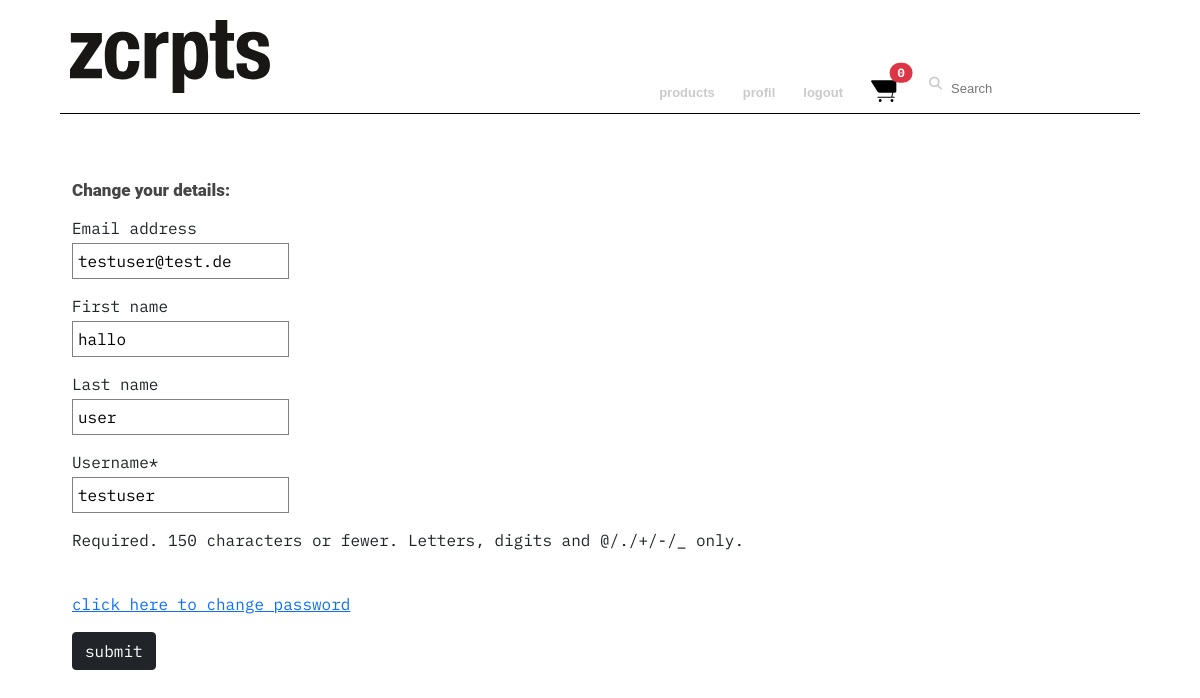
The app's page /useradmin/show/2/edit/ (signed in) with its own data.
### Useradmin/models.py (models this page shows, shortened)
class MyUser(AbstractUser):
    profile_picture = models.ImageField(upload_to='profile_pictures/', blank=True, null=True)
    is_manager = models.BooleanField(default=False)
    def count_shopping_cart_items(self):
        count = 0
        if self.is_authenticated:
            shopping_carts = Cart.objects.filter(myuser=self)
            if shopping_carts:
                shopping_cart = shopping_carts.first()
                count = shopping_cart.get_number_of_items()
        return count

### Useradmin/views.py (the view)
# urls.py: path('show/<int:pk>/edit/', views.update_user, name='change-user-detail'),
def update_user(request, **kwargs):
    myuser_id = kwargs['pk']
    current_user = MyUser.objects.get(id=myuser_id)
    if request.method == 'POST':
        userForm = EditProfileForm(request.POST, instance=current_user)
        userForm.instance.user = current_user
        if userForm.is_valid():
            userForm.save()
        else:
            pass
            print(userForm.errors)
        return redirect('home')
    else:  # request.method == 'GET'
        print("I am in GET")
        userForm = EditProfileForm(instance=current_user)
        context = {'form': userForm}
        return render(request, 'change-user-detail.html', context)

### Useradmin/forms.py
class EditProfileForm(UserChangeForm):
    password = None
    class Meta:
        model = MyUser
        fields = (
            'email',
            'first_name',
            'last_name',
            'username',
        )

### Useradmin/templates/change-user-detail.html (shortened to what this page needs)
{% extends 'base.html' %}
{% load static %}
{% block css %}
    <link rel="stylesheet" type="text/css" href="{% static 'css/home_style.css' %}">
{% endblock %}
{% block content %}
     <div class="container-fluid p-container" style="margin-bottom: 50px;">
    <h2> Change your details:</h2>
     {% load crispy_forms_tags %}
   <form method="post">
       {{ form|crispy }}
       <br>
        <p><a href="{% url 'change-password' %}">click here to change password</a></p>
       <button type="submit" value="Submit" class="btn btn-dark">submit</button>
   </form>
    </div>
{% endblock %}

### templates/base.html (shortened to what this page needs)
<!DOCTYPE html>
<html lang="en">
{% load static %}
    <head>
        <link href="https://cdn.jsdelivr.net/npm/bootstrap@5.1.3/dist/css/bootstrap.min.css" rel="stylesheet"
>
        <link rel="stylesheet" type="text/css" href="{% static 'css/base_style.css' %}">
        {% block css %}{% endblock %}
    </head>
    <body>
        <header class="main-header">
            <div class="base-header">
                <div class="header-div1">
                    <a href="{% url 'home' %}"><img id="logo" src="{% static 'css/material/logo_zcrpts_black.svg' %}" alt="logo"></a>
                </div>
                <nav class="base-nav">
                    <ul class="navbar-flex" id="navbar_flex">
                        <li class="navbar-li">
                            <a class="navbar-a" href="{% url 'product-list' %}">products</a>
                        </li>
                    {% if user.is_authenticated %}
                        {% block logged_in_content %}
                        <li>
                            <a class="navbar-a" href="{% url 'myuser-detail' user.id %}">profil</a>
                        </li>
                        <li>
                            <a class="navbar-a" href="{% url 'logout' %}">logout</a>
                        </li>
                            <li class="">
                                <a class="" style="float: left;"
                                   href="{% url 'show_shopping_cart' %}">
                                    <img id="cart" src="{% static 'css/material/cart_clipped.svg' %}"
                                         alt="shoppingCart">
                                    <span class="position-absolute translate-middle badge rounded-pill bg-danger">
                                    {% if user.is_authenticated %}
                                        {{ request.user.count_shopping_cart_items }}
                                    {% else %}
                                        0
                                    {% endif %}
                                    </span>
                                </a>
                            </li>
                        <li>
                            <form class="navbar-a">
                                <div class="base-search-field" >
                                    <span type="submit" class="" id="search-addon" style="background: transparent">
                                        <i class="fas fa-search"></i>
                                    </span>
                                    <input type="search" class="" placeholder="Search" aria-label="Search" aria-describedby="search-addon" style="border: none; margin: 0px"/>
                                </div>
                            </form>
                        </li>
                    {% endblock %}
                    {% endif %}
                    </ul>
                </nav>
            </div>
        </header>
        {% block content %}{% endblock %}
    </body>
</html>

### static/css/base_style.css (style rules this page uses)
*, *::after, *::before { box-sizing: border-box; margin: 0; }
ul, ol { list-style: none; padding: 0; }
:root { font-family: 'Roboto', sans-serif; }
body { margin: 180px auto auto; font-family: "IBM Plex Mono", sans-serif; }
.main-header { width: 90%; margin: auto; background: white; }
h2 { font-family: 'Roboto Black', sans-serif; font-size: 17px; color: rgb(70, 70, 70); }
#logo { width: 200px; margin: 10px; }
.navbar-a { color: hsla(0, 0%, 70%, .7); font-weight: bold; font-size: small; font-family: "Roboto Regular", sans-serif; text-decoration: none; }
#cart { width: 30px; height: 30px; }
input { margin-bottom: 0.7em; border: none; }
.base-header { width: 90%; margin: auto; position: fixed; top: 0; z-index: 1000; display: flex; flex-flow: row nowrap; justify-content: space-between; align-items: flex-end; padding: 10px 0 10px 0; border-bottom: 1px solid black; background: white; }
.base-nav { display: flex; flex-flow: row nowrap; justify-content: flex-end; align-content: flex-end; align-items: flex-end; }
.navbar-flex { display: flex; flex-flow: row nowrap; justify-content: space-around; align-content: center; align-items: flex-end; margin-bottom: 0; }
.navbar-flex > li { margin: 0 8px 0 20px; width: 100%; position: relative; }
.base-search-field { display: flex; flex-flow: row nowrap; }
input { margin-bottom: 15px; border: solid 1px gray; padding: 5px; margin-top: 3px; }
#search-addon { margin-right: 4px; }

### static/css/home_style.css (style rules this page uses)
.p-container { margin: auto; width: 90%; }

### records on screen
MyUser: user.count_shopping_cart_items "0"
MyUser: email "testuser@test.de", first_name "hallo", last_name "user", username "testuser"
